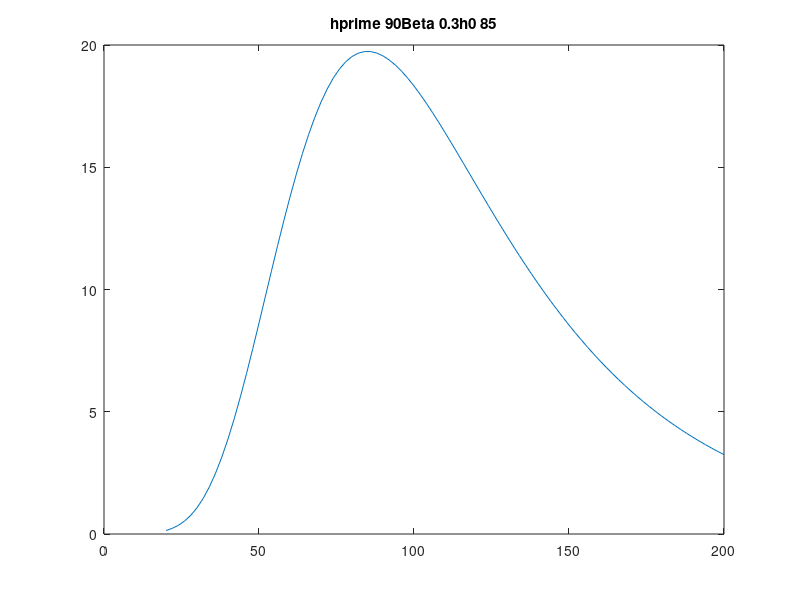

Write the MATLAB code that produced this figure.
% nu = 5e6*exp(-0.15*(h-70));
% wr = qe^2/eps0/me*en*100^3./nu;

hprime = 60:1:90;
beta = 0.3;
h_0 = 85;


qe = 1.602176634e-19; %C
eps0 = 8.8541878128e-12; %F/m
me = 9.1093837015e-31; %kg
wrprime = 2.5e5;



for hh=1:length(hprime)
    for bb=1:length(beta)
        for tt=1:length(h_0)
            h = 20:2:200;
            
            basename = sprintf('%03.fb%03.fh%04.f',hprime(hh)*10,beta(bb)*1000,h_0(tt)*10);
            filenames{hh,bb,tt} = basename;
            
            %calculate N_0 and H based on the given values
            Htest = 5:.01:25;
            betatest = (0.5./Htest).*(exp(-((hprime(hh)-h_0(tt))./Htest))-1);
            [~,betaind] = min(abs(betatest-beta(bb)));
%             betaind = find(betatest-beta(bb) ==  min(abs(betatest-beta(bb))));
            H = Htest(betaind);
            % H = 1/beta(bb);
            
            nuprime = 5e6*exp(-0.15*(hprime(hh)-70));
            enprime = wrprime*nuprime*eps0*me./(qe.^2)./100.^3; %electron density at the reflection height in cm^-3
            
            zprime = (hprime(hh)-h_0(tt))./(H);
            N_0 = enprime*exp(-0.5*(1-zprime-exp(-zprime)));
        
            z = (h-h_0(tt))./H;
            en = N_0.*exp(0.5.*(1-z-exp(-z)));

            plot(h,en)
            title(['hprime ' num2str(hprime(hh)) 'Beta ' num2str(beta(bb)) 'h0 ' num2str(h_0(tt))])
            pause(1)
        end
    end
end
